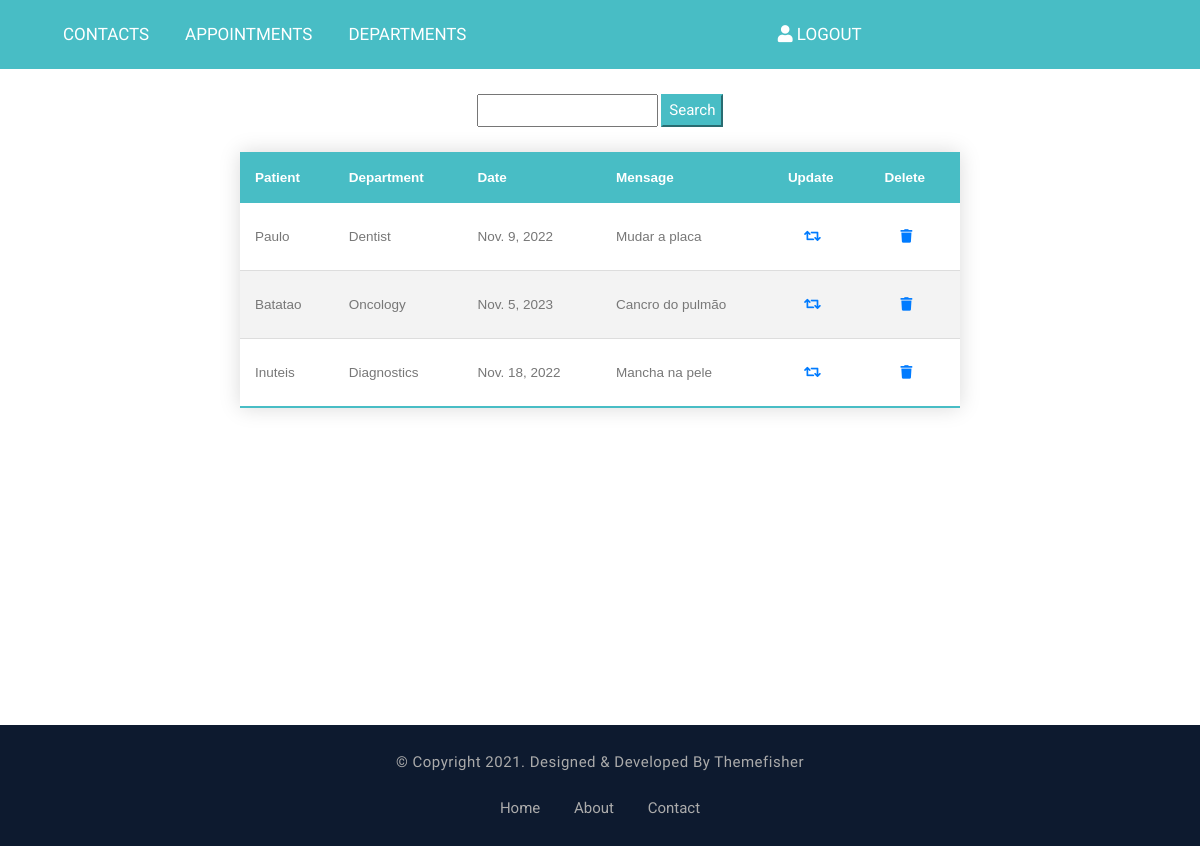
The app's page /appointments/ (signed in), older data.
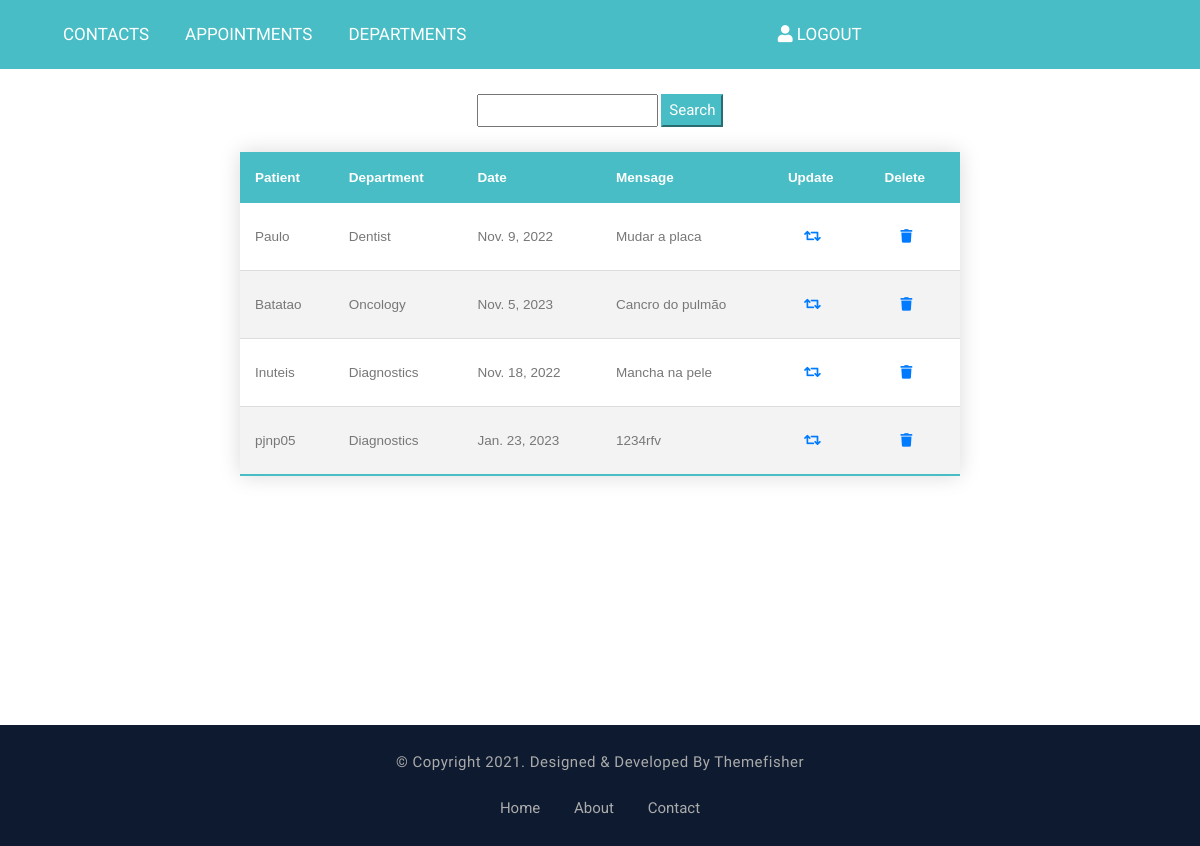
The same page, newer data.
### app/models.py (models this page shows, shortened)
class Appointment(models.Model):
    id = models.AutoField(primary_key=True)
    patient = models.ForeignKey(Patient, on_delete=models.CASCADE)
    department = models.ForeignKey(Department, on_delete=models.CASCADE)
    date = models.DateField()
    message = models.CharField(max_length=200)

class Patient(models.Model):
    user = models.OneToOneField(User, on_delete=models.CASCADE, related_name='profile')
    email = models.EmailField()
    address = models.CharField(max_length=100)
    def __str__(self):
        return self.user.username

class Department(models.Model):
    name = models.CharField(max_length=50, unique=True)
    def __str__(self):
        return str(self.name)

### app/views.py (the view, shortened to what this page needs)
# urls.py: path('appointments/', views.appointmentsView, name='appointments'),
def appointmentsView(request):
    if request.user.is_authenticated:
        data = {}
        if request.method == 'GET':
            data['appointments'] = list(Appointment.objects.all())
        data["form"] = searchForm()
        return render(request, 'appointments.html', data)

### app/forms.py
class searchForm(forms.Form):
    query = forms.CharField(label='', max_length=100, widget=forms.TextInput())

### app/templates/appointments.html (shortened to what this page needs)
{% extends 'layout.html' %}
{% load static %}
{% block content %}
<div style="height: calc(100vh - 169px);">
    <div style="text-align: center; margin-top:25px">
        <form style="display: inline-block;" action="{% url "appointments/search" %}" method="POST">
            {{ form }}
            <input style="background: #48bdc5; color: white; border-color: #48bdc5;" type="submit" value="Search">
        </form>
    </div>
    <table class="styled-table">
        <thead>
            <tr>
                <th>Patient</th>
                <th>Department</th>
                <th>Date</th>
                <th>Mensage</th>
                <th>Update</th>
                <th>Delete</th>
            </tr>
        </thead>
        <tbody>
        {% for appointment in appointments %}
            <tr>
                <td>{{ appointment.patient }}</td>
                <td>{{ appointment.department }}</td>
                <td>{{ appointment.date }}</td>
                <td>{{ appointment.message }}</td>
                <td style="padding-left:auto;padding-right:auto;">
                    <form id="UpdateForm{{ appointment.id }}" action="{% url "appointments/update" id=appointment.id%}" method="GET">
                    <a class="nav-link" href="javascript:document.getElementById('UpdateForm{{ appointment.id }}').submit()"><i class="fa fa-retweet" aria-hidden="true"></form></i></a>
                </td>
                <td>
                    <form id="RemoveForm{{ appointment.id }}" action="{% url "appointments/delete" %}" method="POST">
                    <a class="nav-link" href="javascript:document.getElementById('RemoveForm{{ appointment.id }}').submit()"><i class="fa fa-trash" aria-hidden="true"></i></form></i></a>
                </td>
            </tr>
        {% endfor %}
        </tbody>
    </table>
</div>
{% endblock %}

### app/templates/layout.html (shortened to what this page needs)
<!DOCTYPE html>
<html lang="zxx">
{% load static %}
<head>
  <link rel="stylesheet" href="{% static "plugins/bootstrap/bootstrap.min.css" %}" type="text/css">
  <link rel="stylesheet" href="{% static "plugins/slick/slick.css" %}" type="text/css">
  <link rel="stylesheet" href="{% static "plugins/slick/slick-theme.css" %}" type="text/css">
  <link rel="stylesheet" href="{% static "plugins/fancybox/jquery.fancybox.min.css" %}" type="text/css">
  <link rel="stylesheet" href="{% static "plugins/fontawesome/css/all.css" %}" type="text/css">
  <link rel="stylesheet" href="{% static "plugins/fontawesome/css/all.min.css" %}" type="text/css">
  <link rel="stylesheet" href="{% static "plugins/animation/animate.min.css" %}" type="text/css">
  <link rel="stylesheet" href="{% static "plugins/jquery-ui/jquery-ui.css" %}" type="text/css">
  <link rel="stylesheet" href="{% static "plugins/timePicker/timePicker.css" %}" type="text/css">
  <link rel="stylesheet" href="{% static "plugins/style.css" %}" type="text/css">
  <link rel="stylesheet" href="{% static "plugins/util.css" %}" type="text/css">
</head>
<body>
{% include 'loginpartial.html' %}
{% block content %}{% endblock %}
<footer class="footer-main">
  <div class="footer-bottom">
    <div class="container clearfix">
      <div class="copyright-text">
        <p>&copy; Copyright 2021. Designed &amp; Developed by <a href="https://themefisher.com/">Themefisher</a></p>
      </div>
      <ul class="footer-bottom-link">
        <li>
          <a href="{% url "index" %}">Home</a>
        </li>
        <li>
          <a href="{% url "about" %}">About</a>
        </li>
        <li>
          <a href="{% url "contact" %}">Contact</a>
        </li>
      </ul>
    </div>
  </div>
</footer>
</body>

### app/templates/loginpartial.html (shortened to what this page needs)
{% load static %}
<nav class="navbar navbar-expand-lg navbar-dark">
    <div class="container" style="display: flex; justify-content: space-around">
        <div class="collapse navbar-collapse" id="navbarLinks">
            <ul class="navbar-nav">
                {% if user.is_superuser %}
                    <li class="nav-item @@admincontact">
                        <a class="nav-link" href="{% url "contacts" %}">Contacts</a>
                    </li>
                    <li class="nav-item @@adminappointments">
                        <a class="nav-link" href="{% url "appointments" %}">Appointments</a>
                    </li>
                    <li class="nav-item @@admindepartments">
                        <a class="nav-link" href="{% url "departments" %}">Departments</a>
                    </li>
                {% endif %}
            </ul>
        </div>
        {% if user.is_authenticated %}
        <div class="collapse navbar-collapse" id="navbarLinks">
            <ul class="navbar-nav">
                <li class="nav-item @@logout">
                    <a class="nav-link" href="javascript:document.getElementById('logoutForm').submit()"><i class="fa fa-user"></i> Logout</a>
                </li>
            </ul>
        </div>
        {% endif %}
    </div>
  </nav>

Row changes from the older to the newer data that the page shows:
added Appointment: patient "pjnp05", department "Diagnostics", date "Jan. 23, 2023", message "1234rfv"
